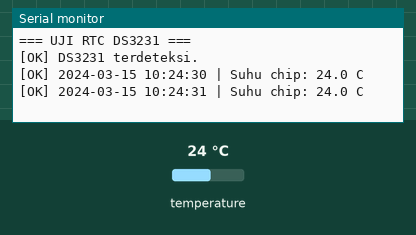
Recording of a sketch running on a simulated ESP32. Parts: the last lines printed to the serial monitor. The inputs (shaded band) are chosen by the test bench; at power-on: temperature 24 °C. The local clock reads 2024-03-15 10:24:30 at power-on unless the sketch sets it.

Above: at 1.7 s.
1.8 s: temperature set to 12 °C
At 3.1 s:
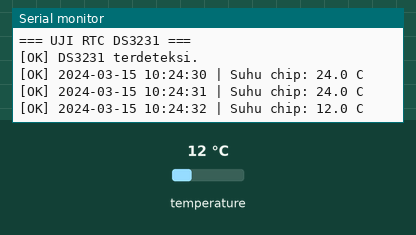
3.3 s: temperature set to 19 °C
At 4.3 s:
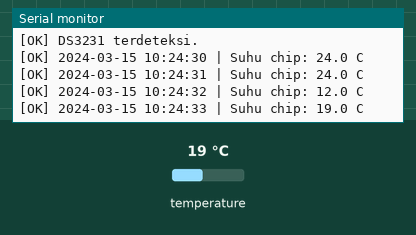
Timing chart, 0 to 6.3 s (numbered marks = the images above; inputs shaded):
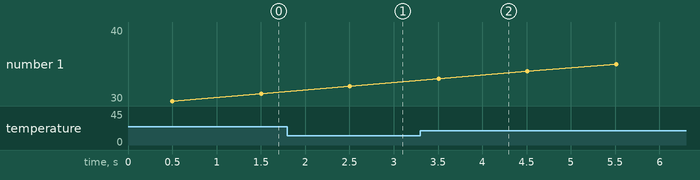

Measured:
- after the input at 1.8 s, the serial monitor: prints a new line after 0.71 s (image 1)
- after the input at 3.3 s, the serial monitor: prints a new line after 0.21 s (image 2)

The sketch:

test_rtc_ds3231.ino
```cpp
// ============================================================
// UJI ALAT: RTC DS3231 (I2C-2)
// Koneksi: SDA -> GPIO16, SCL -> GPIO17, VCC -> 3.3V/5V, GND -> GND
// (pasang baterai CR2032 agar waktu tetap jalan saat mati)
// Serial Monitor: 115200 baud
// ============================================================
#include <Wire.h>
#include <RTClib.h>

#define SDA2_PIN 16
#define SCL2_PIN 17

TwoWire     I2C_2 = TwoWire(1);
RTC_DS3231  rtc;
bool        rtcOk = false;

void setup() {
    Serial.begin(115200);
    delay(500);
    Serial.println("\n=== UJI RTC DS3231 ===");

    I2C_2.begin(SDA2_PIN, SCL2_PIN, 100000);
    I2C_2.setTimeOut(20);

    if (rtc.begin(&I2C_2)) {
        rtcOk = true;
        if (rtc.lostPower()) {
            Serial.println("[INFO] Daya cadangan pernah habis — waktu diisi dari waktu compile.");
            rtc.adjust(DateTime(F(__DATE__), F(__TIME__)));
        }
        Serial.println("[OK] DS3231 terdeteksi.");
    } else {
        Serial.println("[GAGAL] DS3231 tidak terdeteksi! Cek SDA2/SCL2 (GPIO16/17).");
    }
}

void loop() {
    if (!rtcOk) { delay(2000); return; }

    DateTime now = rtc.now();
    Serial.printf("[OK] %04d-%02d-%02d %02d:%02d:%02d | Suhu chip: %.1f C\n",
                  now.year(), now.month(), now.day(),
                  now.hour(), now.minute(), now.second(),
                  rtc.getTemperature());
    delay(1000);
}
```
